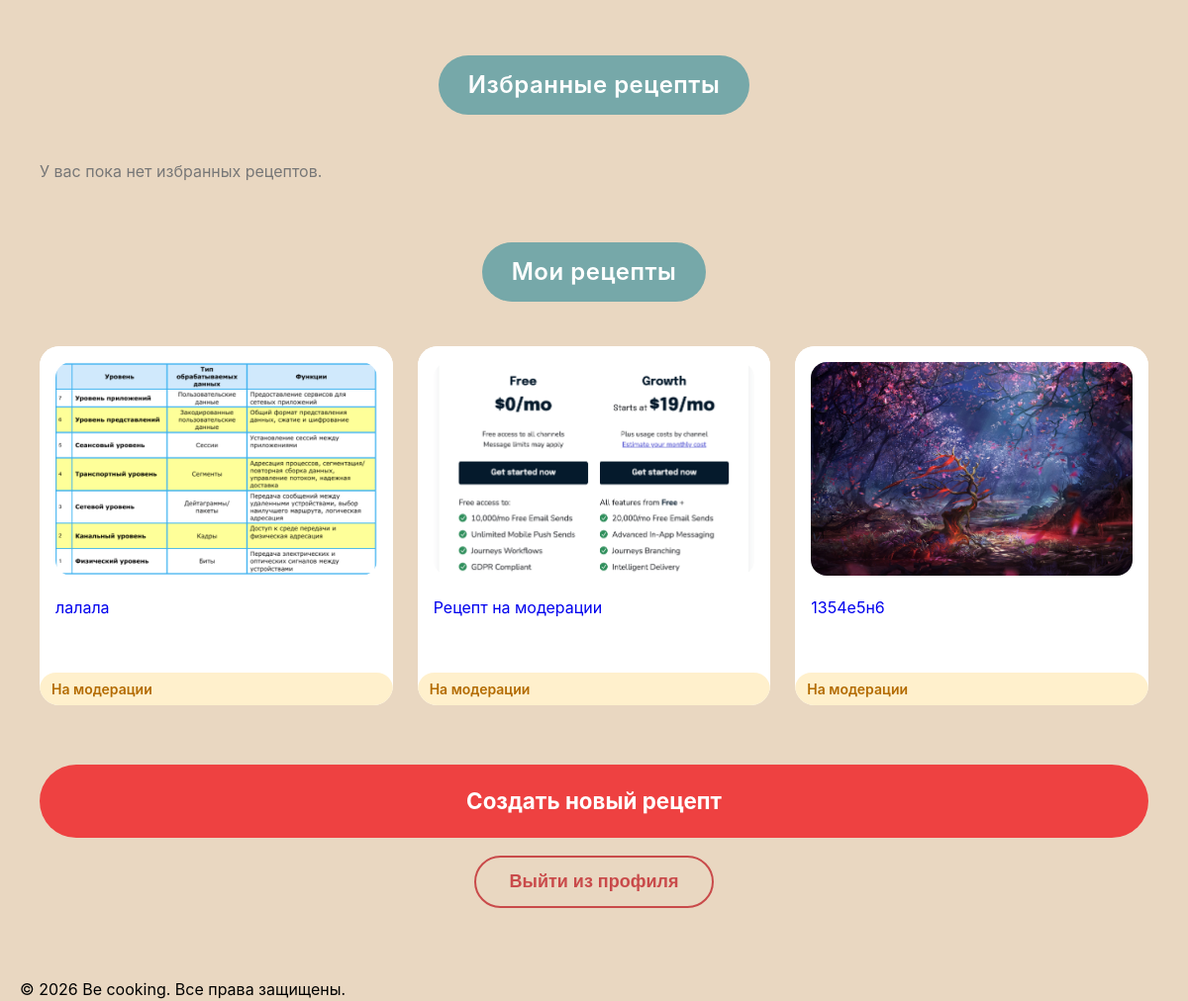
/profile (signed in, lower part), run on an earlier commit of the app's database.
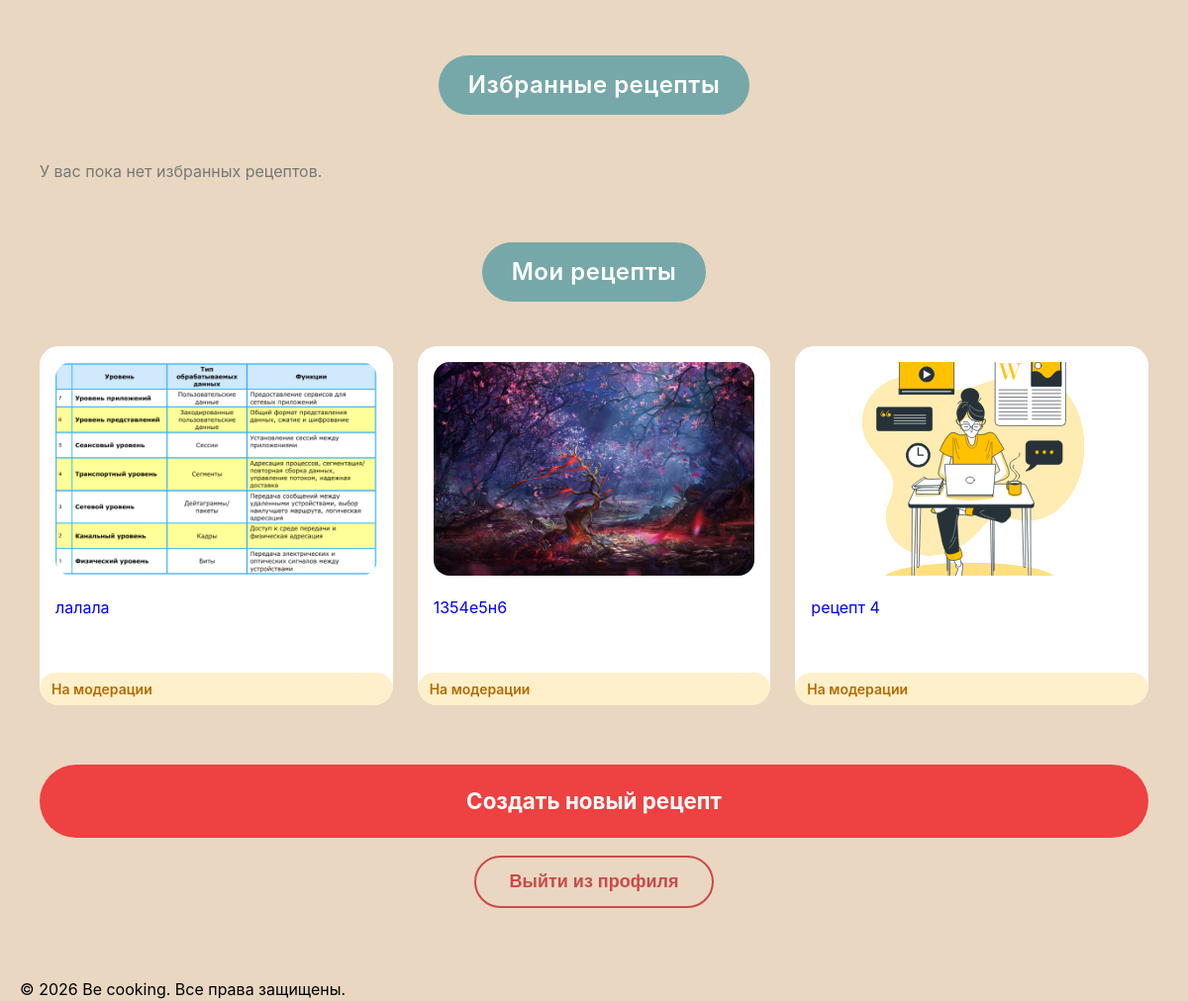
And on a later commit of the database.
### models.py (models this page shows)
class Recipe(db.Model):
    __tablename__ = 'recipe'
    id = db.Column(db.Integer, primary_key=True)
    title = db.Column(db.String(200), nullable=False)
    description = db.Column(db.Text)
    author_id = db.Column(db.Integer, db.ForeignKey('user.id'), nullable=False)
    status = db.Column(db.Enum(RecipeStatusEnum), nullable=False, default=RecipeStatusEnum.PENDING)
    created_at = db.Column(db.DateTime, default=datetime.utcnow)
    updated_at = db.Column(db.DateTime, default=datetime.utcnow, onupdate=datetime.utcnow)
    main_image_url = db.Column(db.String(300))
    ingredients = db.Column(db.JSON)  # В SQLAlchemy JSON может хранить массивы
    steps = db.relationship('RecipeStep', backref='recipe', lazy='dynamic', cascade='all, delete-orphan')
    comments = db.relationship('Comment', backref='recipe', lazy='dynamic', cascade='all, delete-orphan')
    notes = db.relationship('Note', backref='recipe', lazy='dynamic', cascade='all, delete-orphan')
    favorites = db.relationship('Favorite', backref='recipe', lazy='dynamic', cascade='all, delete-orphan')
    cart_items = db.relationship('CartItem', backref='recipe', lazy='dynamic', cascade='all, delete-orphan')

### routes/user_routes.py (the view)
@app.route('/profile')
@login_required
def profile():
    rank = calculate_user_rank(current_user)
    my_recipes = Recipe.query.filter_by(
        author_id=current_user.id
    ).order_by(
        Recipe.created_at.desc()
    ).limit(3).all()
    favorite_recipes = (
        Recipe.query
        .join(Favorite, Favorite.recipe_id == Recipe.id)
        .filter(Favorite.user_id == current_user.id)
        .order_by(Favorite.created_at.desc())
        .limit(3)
        .all()
    )
    return render_template(
        'profile/profile.html',
        user=current_user,
        rank=rank,
        my_recipes=my_recipes,
        favorite_recipes=favorite_recipes
    )

### app.py (called while the page is built)
@login_manager.user_loader
def load_user(user_id):
    return User.query.get(int(user_id))

@app.context_processor
def inject_enums():
    return dict(UserRoleEnum=UserRoleEnum)

### routes/user_routes.py (called while the page is built)
def calculate_user_rank(user):
    published_count = Recipe.query.filter_by(
        author_id=user.id,
        status=RecipeStatusEnum.PUBLISHED
    ).count()
    pending_count = Recipe.query.filter_by(
        author_id=user.id,
        status=RecipeStatusEnum.PENDING
    ).count()
    rejected_count = Recipe.query.filter_by(
        author_id=user.id,
        status=RecipeStatusEnum.REJECTED
    ).count()
    score = published_count * 10 + pending_count * 3 - rejected_count * 2
    if score < 10:
        rank = 'Новичок'
    elif score < 30:
        rank = 'Домашний кулинар'
    elif score < 60:
        rank = 'Опытный автор'
    elif score < 100:
        rank = 'Кулинарный эксперт'
    else:
        rank = 'Шеф Be cooking'
    return rank

### templates/profile/profile.html (shortened to what this page needs)
{% extends 'base/base.html' %}
{% block main_class %}profile-main{% endblock %}
{% block content %}
<div class="profile-section">
    <div class="section-title-wrapper">
        <a href="{{ url_for('favorites') }}" style="text-decoration: none;">
            <h2 class="section-title section-title-wide">Избранные рецепты</h2>
        </a>
    </div>
    <div class="profile-cards-row">
        {% for recipe in favorite_recipes %}
        <div class="card-wide">
            <a href="{{ url_for('recipe_detail', recipe_id=recipe.id) }}">
                <div class="card-inner-wide">
                    <div class="card-image-wide">
                        <img src="{{ recipe.main_image_url }}" alt="{{ recipe.title }}">
                    </div>
                    <div class="card-text-wide">{{ recipe.title }}</div>
                </div>
            </a>
        </div>
        {% else %}
        <p class="profile-empty-text">У вас пока нет избранных рецептов.</p>
        {% endfor %}
    </div>
</div>
<div class="profile-section">
    <div class="section-title-wrapper">
        <a href="{{ url_for('my_recipes') }}" style="text-decoration: none;">
            <h2 class="section-title section-title-wide">Мои рецепты</h2>
        </a>
    </div>
    <div class="profile-cards-row">
        {% for recipe in my_recipes %}
        <div class="card-wide">
            <a href="{{ url_for('recipe_manage', recipe_id=recipe.id) }}" style="text-decoration: none;">
                <div class="card-inner-wide">
                    <div class="card-image-wide">
                        <img
                                src="{{ recipe.main_image_url if recipe.main_image_url else 'https://placehold.co/300x200' }}"
                                alt="{{ recipe.title }}"
                        >
                    </div>
                    <div class="card-text-wide">{{ recipe.title }}</div>
                    {% if recipe.status.value == 'published' %}
                    <div class="recipe-status recipe-status-published">Опубликован</div>
                    {% elif recipe.status.value == 'pending' %}
                    <div class="recipe-status recipe-status-pending">На модерации</div>
                    {% elif recipe.status.value == 'rejected' %}
                    <div class="recipe-status recipe-status-rejected">Отклонён</div>
                    {% endif %}
                </div>
            </a>
        </div>
        {% else %}
        <p class="profile-empty-text">У вас пока нет рецептов.</p>
        {% endfor %}
    </div>
</div>
<div class="profile-footer">
    <a href="{{ url_for('recipe_add') }}" class="create-recipe-btn" style="text-decoration:none; text-align:center;">
        Создать новый рецепт
    </a>
    <form id="logout-form" action="{{ url_for('logout') }}" method="POST">
        <button type="button" class="logout-btn" id="open-logout-modal">
            Выйти из профиля
        </button>
    </form>
</div>
{% endblock %}

What changed in the data, as far as the page shows it:
removed Recipe: main_image_url (picture), title "Рецепт на модерации", status "На модерации"
now on this page (row unchanged): Recipe: main_image_url (picture), title "рецепт 4", status "На модерации"
